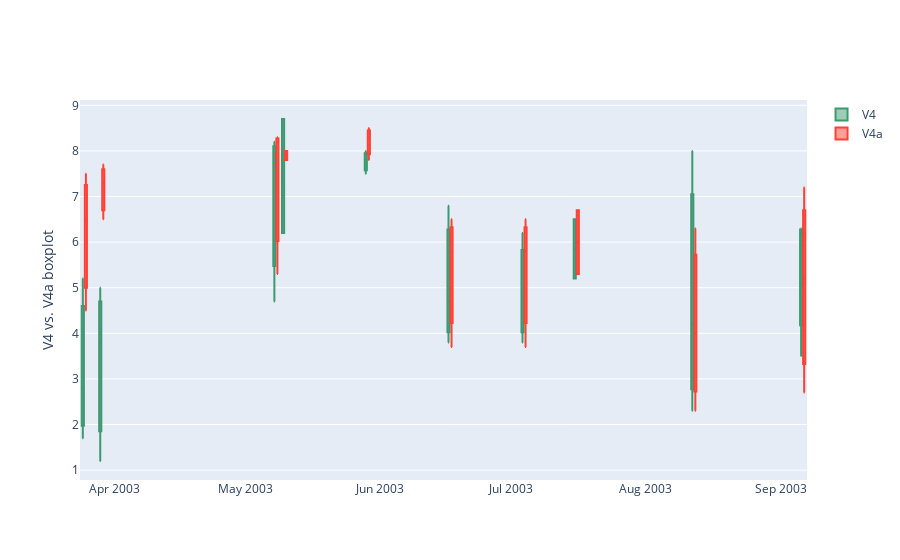

Source (notebook cell):
### Code cell
#Gen. plot for all version with separatoin by colours
fig = go.Figure()
fig.add_trace(go.Box(
    x = V4['Date'],
    y = V4['Mark'],
    name = 'V4',
    marker_color = '#3D9970'
))
fig.add_trace(go.Box(
    x = V4a['Date'],
    y = V4a['Mark'],
    name = 'V4a',
    marker_color = '#FF4136'
))
fig.update_layout(
    yaxis_title = 'V4 vs. V4a boxplot',
    boxmode = 'group'
)
fig.show()
